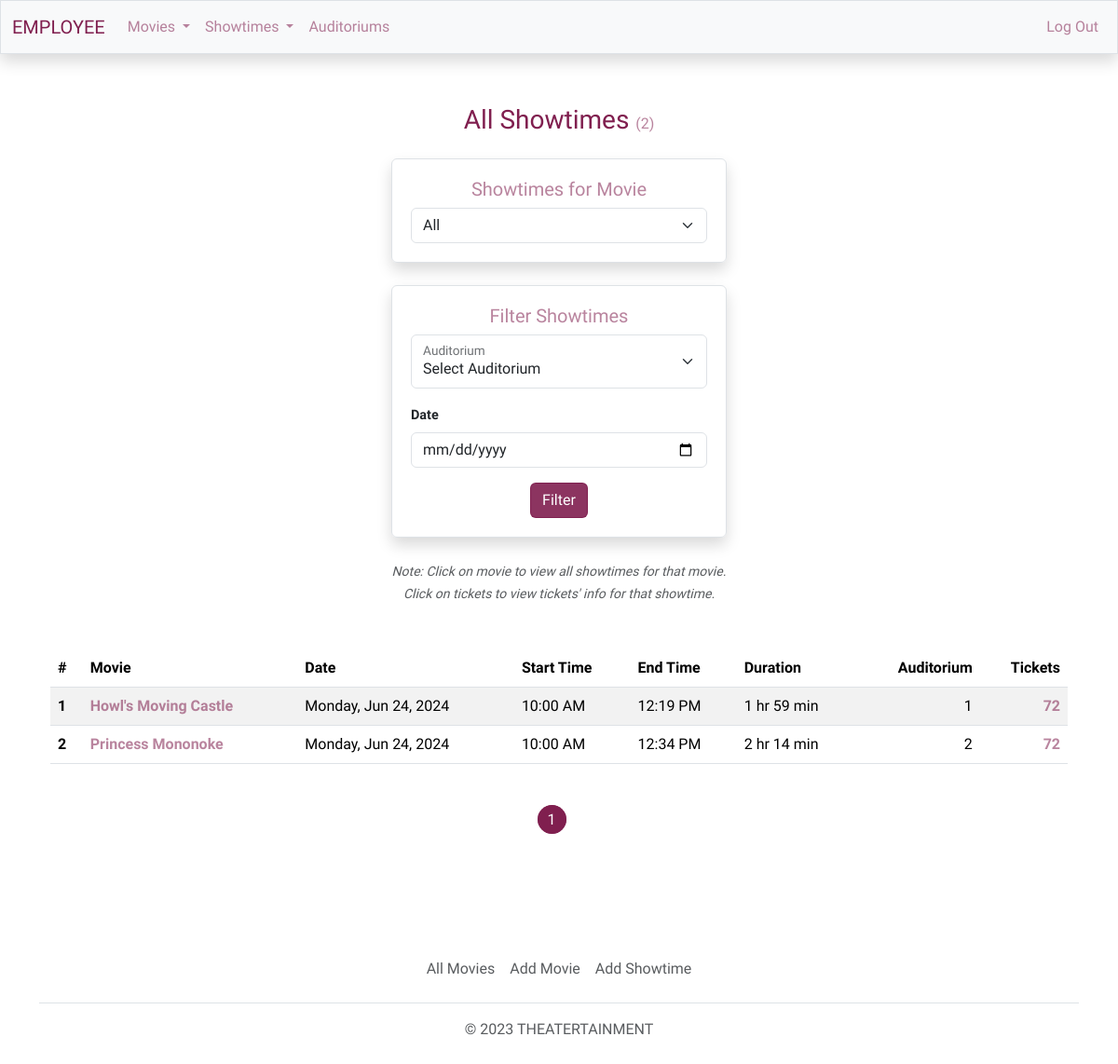
/employee/showtimes/all-showtimes (signed in), run on the app's committed database.
### theatert/models.py (models this page shows, shortened)
class Screening(db.Model):
    id = db.Column(db.Integer, primary_key=True)
    start_datetime = db.Column(db.DateTime, nullable=False)
    end_datetime = db.Column(db.DateTime, nullable=False)
    adult_price = db.Column(db.Numeric, nullable=False)
    child_price = db.Column(db.Numeric, nullable=False)
    senior_price = db.Column(db.Numeric, nullable=False)
    auditorium_id = db.Column(db.Integer, db.ForeignKey('auditorium.id'), nullable=False) # Has one auditorium
    movie_id = db.Column(db.Integer, db.ForeignKey('movie.id'), nullable=False) # Has one movie
    tickets = db.relationship('Ticket', backref='screening', lazy=True) # Can have many tickets

class Movie(db.Model):
    id = db.Column(db.Integer, primary_key=True)
    tmdb_id = db.Column(db.Integer, unique=True, nullable=False)
    title = db.Column(db.String, nullable=False)
    route = db.Column(db.String, unique=True, nullable=False)
    status = db.Column(db.String)
    overview = db.Column(db.String)
    release_date = db.Column(db.DateTime)
    runtime = db.Column(db.Integer)
    tagline = db.Column(db.String)
    rating = db.Column(db.String)
    poster_path = db.Column(db.String)
    backdrop_path = db.Column(db.String)
    trailer_path = db.Column(db.String)
    active = db.Column(db.Boolean, default=False, nullable=False)
    deleted = db.Column(db.Boolean, default=False, nullable=False)
    genres = db.relationship('Genre', secondary=genres, lazy='subquery',
                             backref=db.backref('movies', lazy=True)) # Can have many genres
    screenings = db.relationship('Screening', backref='movie', lazy=True) # Can have many screenings
    watchlist = db.relationship('Watchlist', backref='movie', lazy=True) # Can be a part of many watchlists

class Auditorium(db.Model):
    id = db.Column(db.Integer, primary_key=True)
    rows = db.Column(db.Integer, nullable=False)
    cols = db.Column(db.Integer, nullable=False)
    seats = db.relationship('Seat', backref='auditorium', lazy=True) # Can have many seats
    screenings = db.relationship('Screening', backref='auditorium', lazy=True) # Can have many screenings

### theatert/users/employees/showtimes/routes.py (the view)
@showtimes.route('/all-showtimes', methods=['GET', 'POST'])
@login_required(role="EMPLOYEE")
def all_showtimes():
    auditorium = request.args.get('auditorium', None, type=int)
    date = request.args.get('date', None, type=date_obj)
    page = request.args.get('page', 1, type=int)
    screenings, choices, total, movies, seats_total = get_showtimes(auditorium, date, page, '', None)
    return render_template('employee/showtimes.html', title='All Showtimes', \
                            screenings=screenings, movies=movies, \
                            seats_total=seats_total, total=total, url='employees.showtimes.all_showtimes', \
                            choices=choices, auditorium=auditorium, date=date)

### theatert/models.py (called while the page is built)
@login_manager.user_loader
def load_user(user_id):
    return User.query.filter(User.id.is_(user_id)).first()

### theatert/users/utils.py (called while the page is built)
def login_required(role="ANY"):
    def wrapper(f):
        @wraps(f)
        def decorated_function(*args, **kwargs):
            if not current_user.is_authenticated:
                if role == "MEMBER":
                    session['form_data_login'] = request.form
                return login_manager.unauthorized()
            return f(*args, **kwargs)
        return decorated_function
    return wrapper

### theatert/templates/employee/showtimes.html (shortened to what this page needs)
{% extends "employee/layout.html" %}
{% block main %}
    {% if total == 0 %}
        <h3 class="color-dark mb-3">{{ title }}</h3>
        <div class="border container cont-2 rounded shadow mb-4">
            <form action="" method="GET" class="needs-validation" novalidate>
                <h5 class="color-light">Filter Showtimes</h5>
                <div class="form-floating">
                    <select class="form-select mb-3" id="select-auditoriums" name="auditorium">
                        <option value="">Select Auditorium</option>
                        {% for c in choices %}
                            <option value="{{ c[0] }}">{{ c[1] }}</option>
                        {% endfor %}
                    </select>
                    <label for="select-auditoriums">Auditorium</label>
                </div>
                <div class="left-align mb-3">
                    <label class="font-bold form-label font-sm mx-auto w-auto">Date</label>
                    <input type="date" class="form-control" name="date"/>
                </div>
                <button type="submit" class="btn btn-primary">Filter</button>
            </form>
        </div>
        <h6 class="text-body-secondary my-4">There are no showtimes.</h6>
    {% else %}
        <h3 class="color-dark mb-3">{{ title }} <span class="my-small color-light">({{ total }})</span></h3>
        <div class="border container cont-2 rounded shadow mb-4">
            <h5 class="color-light">Showtimes for Movie</h5>
            <select class="form-select" id="select-link">
                <option value="">All</option>
            </select>
        </div>
        <div class="border container cont-2 rounded shadow mb-4">
            <form action="" method="GET" class="needs-validation" novalidate>
                <h5 class="color-light">Filter Showtimes</h5>
                <div class="form-floating">
                    <select class="form-select mb-3" id="select-auditoriums" name="auditorium">
                        {% for c in choices %}
                            <option value="{{ c[0] }}">{{ c[1] }}</option>
                        {% endfor %}
                    </select>
                    <label for="select-auditoriums">Auditorium</label>
                </div>
                <div class="left-align mb-3">
                    <label class="font-bold form-label font-sm mx-auto w-auto">Date</label>
                    <input type="date" class="form-control" name="date"/>
                </div>
                <button type="submit" class="btn btn-primary">Filter</button>
            </form>
        </div>
        <div class="container"><small class="fst-italic text-body-secondary">Note: Click on movie to view all showtimes for that movie.</small></div>
        <div class="container"><small class="fst-italic text-body-secondary">Click on tickets to view tickets' info for that showtime.</small></div>
        <div class="table-responsive-xl mt-5">
            <table class="table table-striped">
                <thead>
                    <tr>
                        <th class="text-start">#</th>
                        <th class="text-start">Movie</th>
                        <th class="text-start">Date</th>
                        <th class="text-start">Start Time</th>
                        <th class="text-start">End Time</th>
                        <th class="text-start">Duration</th>
                        <th class="text-end">Auditorium</th>
                        <th class="text-end">Tickets</th>
                    </tr>
                </thead>
                <tbody>
                    {% for s in screenings %}
                    <tr>
                        <th class="text-start">{{ loop.index }}</th>
                        <td class="text-start">
                            <a href="{{ url_for('employees.showtimes.movie', movie_route=s.movie.route) }}" class="info fw-bold">{{ s.movie.title }}</a>
                        </td>
                        <td class="text-start">{{ s.start_datetime.strftime("%A, %b %d, %Y") }}</td>
                        <td class="text-start">{{ s.start_datetime.strftime(" %I:%M %p") }}</td>
                        <td class="text-start">{{ s.end_datetime.strftime(" %I:%M %p") }}</td>
                        {% if s.movie.runtime < 60 %}
                            {% set runtime = (s.movie.runtime)|string + ' min' %}
                        {% else %}
                            {% set runtime = (s.movie.runtime // 60)|string + ' hr ' + (s.movie.runtime % 60)|string + ' min' %}
                        {% endif %}
                        <td class="text-start">{{ runtime }}</td>
                        <td class="text-end">{{ s.auditorium.id }}</td>
                        <td class="text-end"><a href="{{ url_for('employees.tickets', s_id=s.id) }}" class="info fw-bolder">{{ seats_total[loop.index0] }}</a></td>
                    </tr>
                    {% endfor %}
                </tbody>
            </table>
        </div>
        <div class="my-5">
            {% for pg_num in screenings.iter_pages(left_edge=1, right_edge=1, left_current=1, right_current=2) %}
                    {% if pg_num %}
                        {% if screenings.page == pg_num %}
                            <a class="page-current me-3" href="{{ url_for(url, page=pg_num, auditorium=auditorium, date=date) }}">{{ pg_num }}</a>
                        {% else %}
                            <a class="page me-3" href="{{ url_for(url, page=pg_num, auditorium=auditorium, date=date) }}">{{ pg_num }}</a>
                        {% endif %}
                    {% else %}
                        <span class="me-3">...</span>
                    {% endif %}
            {% endfor %}
        </div>
    {% endif %}
{% endblock %}

### theatert/static/css/main.css (style rules this page uses)
a { text-decoration: none; color: inherit; }
body { font-family: 'Work Sans', sans-serif!important; }
.cont-1, .cont-2, .cont-3, .cont-4, .cont-5, .cont-6, .cont-7 { border-radius: 25px; margin-top: 3vh; padding: 20px; width: 70vw; }
.cont-2 { width: 30vw; }
.font-bold { font-weight: bold; }
.font-sm { font-size: .9em; }
.info { cursor: pointer; }
.left-align { text-align: left; }
.my-small { font-size: medium; }

### data on the page
Screening: movie "Howl's Moving Castle", start_datetime "Monday, Jun 24, 2024", start_datetime "10:00 AM", end_datetime "12:19 PM", runtime "1 hr 59 min", auditorium.id "1", seats_total "72"
Screening: movie "Princess Mononoke", start_datetime "Monday, Jun 24, 2024", start_datetime "10:00 AM", end_datetime "12:34 PM", runtime "2 hr 14 min", auditorium.id "2", seats_total "72"

### other printed values
{{ title }} "All Showtimes"
{{ total }} "2"
{{ pg_num }} "1"
form field auditorium "Select Auditorium"
